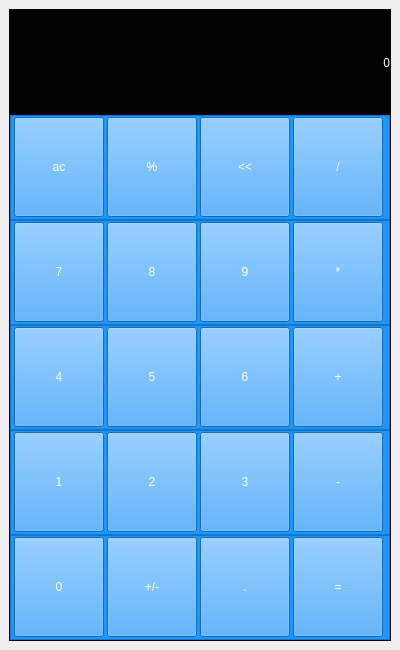
<?xml version="1.0" encoding="UTF-8"?>
<ui version="4.0">
 <class>MainWindow</class>
 <widget class="QMainWindow" name="MainWindow">
  <property name="geometry">
   <rect>
    <x>0</x>
    <y>0</y>
    <width>400</width>
    <height>650</height>
   </rect>
  </property>
  <property name="minimumSize">
   <size>
    <width>400</width>
    <height>650</height>
   </size>
  </property>
  <property name="maximumSize">
   <size>
    <width>400</width>
    <height>650</height>
   </size>
  </property>
  <property name="windowTitle">
   <string>Calculadora Python</string>
  </property>
  <widget class="QWidget" name="centralwidget">
   <layout class="QHBoxLayout" name="horizontalLayout">
    <item>
     <widget class="QFrame" name="frame">
      <property name="styleSheet">
       <string notr="true">background-color: rgb(0, 0, 0);</string>
      </property>
      <property name="frameShape">
       <enum>QFrame::StyledPanel</enum>
      </property>
      <property name="frameShadow">
       <enum>QFrame::Raised</enum>
      </property>
      <layout class="QVBoxLayout" name="verticalLayout">
       <property name="spacing">
        <number>0</number>
       </property>
       <property name="leftMargin">
        <number>0</number>
       </property>
       <property name="topMargin">
        <number>0</number>
       </property>
       <property name="rightMargin">
        <number>0</number>
       </property>
       <property name="bottomMargin">
        <number>0</number>
       </property>
       <item>
        <widget class="QLabel" name="outputLabel">
         <property name="styleSheet">
          <string notr="true">background-color: rgb(0, 0, 0);
font: 87 14pt &quot;Arial Black&quot;;
font: 87 40pt &quot;Arial Black&quot;;
color:#fff</string>
         </property>
         <property name="text">
          <string>0</string>
         </property>
         <property name="alignment">
          <set>Qt::AlignRight|Qt::AlignTrailing|Qt::AlignVCenter</set>
         </property>
         <property name="margin">
          <number>5</number>
         </property>
        </widget>
       </item>
       <item>
        <widget class="QFrame" name="frame_6">
         <property name="styleSheet">
          <string notr="true">background-color: rgb(30, 150, 255);
color: rgb(167, 224, 255);</string>
         </property>
         <property name="frameShape">
          <enum>QFrame::StyledPanel</enum>
         </property>
         <property name="frameShadow">
          <enum>QFrame::Raised</enum>
         </property>
         <layout class="QHBoxLayout" name="horizontalLayout_12">
          <property name="spacing">
           <number>0</number>
          </property>
          <property name="leftMargin">
           <number>0</number>
          </property>
          <property name="topMargin">
           <number>0</number>
          </property>
          <property name="rightMargin">
           <number>0</number>
          </property>
          <property name="bottomMargin">
           <number>0</number>
          </property>
          <item>
           <widget class="QPushButton" name="clearButtuon">
            <property name="minimumSize">
             <size>
              <width>90</width>
              <height>100</height>
             </size>
            </property>
            <property name="maximumSize">
             <size>
              <width>90</width>
              <height>100</height>
             </size>
            </property>
            <property name="styleSheet">
             <string notr="true">background-color: rgb(30, 150, 255);
color: rgb(255, 255, 255);
font: 87 18pt &quot;Arial Black&quot;;</string>
            </property>
            <property name="text">
             <string>ac</string>
            </property>
           </widget>
          </item>
          <item>
           <widget class="QPushButton" name="porcentagemButton">
            <property name="minimumSize">
             <size>
              <width>90</width>
              <height>100</height>
             </size>
            </property>
            <property name="maximumSize">
             <size>
              <width>90</width>
              <height>100</height>
             </size>
            </property>
            <property name="styleSheet">
             <string notr="true">background-color: rgb(30, 150, 255);
color: rgb(255, 255, 255);
font: 87 18pt &quot;Arial Black&quot;;</string>
            </property>
            <property name="text">
             <string>%</string>
            </property>
           </widget>
          </item>
          <item>
           <widget class="QPushButton" name="backspaceButton">
            <property name="minimumSize">
             <size>
              <width>90</width>
              <height>100</height>
             </size>
            </property>
            <property name="maximumSize">
             <size>
              <width>90</width>
              <height>100</height>
             </size>
            </property>
            <property name="styleSheet">
             <string notr="true">background-color: rgb(30, 150, 255);
color: rgb(255, 255, 255);
font: 87 18pt &quot;Arial Black&quot;;</string>
            </property>
            <property name="text">
             <string>&lt;&lt;</string>
            </property>
           </widget>
          </item>
          <item>
           <widget class="QPushButton" name="divisaoButton">
            <property name="minimumSize">
             <size>
              <width>90</width>
              <height>100</height>
             </size>
            </property>
            <property name="maximumSize">
             <size>
              <width>90</width>
              <height>100</height>
             </size>
            </property>
            <property name="styleSheet">
             <string notr="true">background-color: rgb(30, 150, 255);
color: rgb(255, 255, 255);
font: 87 18pt &quot;Arial Black&quot;;</string>
            </property>
            <property name="text">
             <string>/</string>
            </property>
           </widget>
          </item>
         </layout>
        </widget>
       </item>
       <item>
        <widget class="QFrame" name="frame_5">
         <property name="styleSheet">
          <string notr="true">background-color: rgb(30, 150, 255);
color: rgb(167, 224, 255);</string>
         </property>
         <property name="frameShape">
          <enum>QFrame::StyledPanel</enum>
         </property>
         <property name="frameShadow">
          <enum>QFrame::Raised</enum>
         </property>
         <layout class="QHBoxLayout" name="horizontalLayout_5">
          <property name="spacing">
           <number>0</number>
          </property>
          <property name="leftMargin">
           <number>0</number>
          </property>
          <property name="topMargin">
           <number>0</number>
          </property>
          <property name="rightMargin">
           <number>0</number>
          </property>
          <property name="bottomMargin">
           <number>0</number>
          </property>
          <item>
           <widget class="QPushButton" name="seteButton">
            <property name="minimumSize">
             <size>
              <width>90</width>
              <height>100</height>
             </size>
            </property>
            <property name="maximumSize">
             <size>
              <width>90</width>
              <height>100</height>
             </size>
            </property>
            <property name="styleSheet">
             <string notr="true">background-color: rgb(30, 150, 255);
color: rgb(255, 255, 255);
font: 87 18pt &quot;Arial Black&quot;;</string>
            </property>
            <property name="text">
             <string>7</string>
            </property>
           </widget>
          </item>
          <item>
           <widget class="QPushButton" name="oitoButton">
            <property name="minimumSize">
             <size>
              <width>90</width>
              <height>100</height>
             </size>
            </property>
            <property name="maximumSize">
             <size>
              <width>90</width>
              <height>100</height>
             </size>
            </property>
            <property name="styleSheet">
             <string notr="true">background-color: rgb(30, 150, 255);
color: rgb(255, 255, 255);
font: 87 18pt &quot;Arial Black&quot;;</string>
            </property>
            <property name="text">
             <string>8</string>
            </property>
           </widget>
          </item>
          <item>
           <widget class="QPushButton" name="noveButton">
            <property name="minimumSize">
             <size>
              <width>90</width>
              <height>100</height>
             </size>
            </property>
            <property name="maximumSize">
             <size>
              <width>90</width>
              <height>100</height>
             </size>
            </property>
            <property name="styleSheet">
             <string notr="true">background-color: rgb(30, 150, 255);
color: rgb(255, 255, 255);
font: 87 18pt &quot;Arial Black&quot;;</string>
            </property>
            <property name="text">
             <string>9</string>
            </property>
           </widget>
          </item>
          <item>
           <widget class="QPushButton" name="multiplicacaoButton">
            <property name="minimumSize">
             <size>
              <width>90</width>
              <height>100</height>
             </size>
            </property>
            <property name="maximumSize">
             <size>
              <width>90</width>
              <height>100</height>
             </size>
            </property>
            <property name="styleSheet">
             <string notr="true">background-color: rgb(30, 150, 255);
color: rgb(255, 255, 255);
font: 87 18pt &quot;Arial Black&quot;;</string>
            </property>
            <property name="text">
             <string>*</string>
            </property>
           </widget>
          </item>
         </layout>
        </widget>
       </item>
       <item>
        <widget class="QFrame" name="frame_4">
         <property name="styleSheet">
          <string notr="true">background-color: rgb(30, 150, 255);
color: rgb(167, 224, 255);</string>
         </property>
         <property name="frameShape">
          <enum>QFrame::StyledPanel</enum>
         </property>
         <property name="frameShadow">
          <enum>QFrame::Raised</enum>
         </property>
         <layout class="QHBoxLayout" name="horizontalLayout_4">
          <property name="spacing">
           <number>0</number>
          </property>
          <property name="leftMargin">
           <number>0</number>
          </property>
          <property name="topMargin">
           <number>0</number>
          </property>
          <property name="rightMargin">
           <number>0</number>
          </property>
          <property name="bottomMargin">
           <number>0</number>
          </property>
          <item>
           <widget class="QPushButton" name="quatroButton">
            <property name="minimumSize">
             <size>
              <width>90</width>
              <height>100</height>
             </size>
            </property>
            <property name="maximumSize">
             <size>
              <width>90</width>
              <height>100</height>
             </size>
            </property>
            <property name="styleSheet">
             <string notr="true">background-color: rgb(30, 150, 255);
color: rgb(255, 255, 255);
font: 87 18pt &quot;Arial Black&quot;;</string>
            </property>
            <property name="text">
             <string>4</string>
            </property>
           </widget>
          </item>
          <item>
           <widget class="QPushButton" name="cincoButton">
            <property name="minimumSize">
             <size>
              <width>90</width>
              <height>100</height>
             </size>
            </property>
            <property name="maximumSize">
             <size>
              <width>90</width>
              <height>100</height>
             </size>
            </property>
            <property name="styleSheet">
             <string notr="true">background-color: rgb(30, 150, 255);
color: rgb(255, 255, 255);
font: 87 18pt &quot;Arial Black&quot;;</string>
            </property>
            <property name="text">
             <string>5</string>
            </property>
           </widget>
          </item>
          <item>
           <widget class="QPushButton" name="seisButton">
            <property name="minimumSize">
             <size>
              <width>90</width>
              <height>100</height>
             </size>
            </property>
            <property name="maximumSize">
             <size>
              <width>90</width>
              <height>100</height>
             </size>
            </property>
            <property name="styleSheet">
             <string notr="true">background-color: rgb(30, 150, 255);
color: rgb(255, 255, 255);
font: 87 18pt &quot;Arial Black&quot;;</string>
            </property>
            <property name="text">
             <string>6</string>
            </property>
           </widget>
          </item>
          <item>
           <widget class="QPushButton" name="adicaoButton">
            <property name="minimumSize">
             <size>
              <width>90</width>
              <height>100</height>
             </size>
            </property>
            <property name="maximumSize">
             <size>
              <width>90</width>
              <height>100</height>
             </size>
            </property>
            <property name="styleSheet">
             <string notr="true">background-color: rgb(30, 150, 255);
color: rgb(255, 255, 255);
font: 87 18pt &quot;Arial Black&quot;;</string>
            </property>
            <property name="text">
             <string>+</string>
            </property>
           </widget>
          </item>
         </layout>
        </widget>
       </item>
       <item>
        <widget class="QFrame" name="frame_3">
         <property name="styleSheet">
          <string notr="true">background-color: rgb(30, 150, 255);
color: rgb(167, 224, 255);</string>
         </property>
         <property name="frameShape">
          <enum>QFrame::StyledPanel</enum>
         </property>
         <property name="frameShadow">
          <enum>QFrame::Raised</enum>
         </property>
         <layout class="QHBoxLayout" name="horizontalLayout_3">
          <property name="spacing">
           <number>0</number>
          </property>
          <property name="leftMargin">
           <number>0</number>
          </property>
          <property name="topMargin">
           <number>0</number>
          </property>
          <property name="rightMargin">
           <number>0</number>
          </property>
          <property name="bottomMargin">
           <number>0</number>
          </property>
          <item>
           <widget class="QPushButton" name="umButton">
            <property name="minimumSize">
             <size>
              <width>90</width>
              <height>100</height>
             </size>
            </property>
            <property name="maximumSize">
             <size>
              <width>90</width>
              <height>100</height>
             </size>
            </property>
            <property name="styleSheet">
             <string notr="true">background-color: rgb(30, 150, 255);
color: rgb(255, 255, 255);
font: 87 18pt &quot;Arial Black&quot;;</string>
            </property>
            <property name="text">
             <string>1</string>
            </property>
           </widget>
          </item>
          <item>
           <widget class="QPushButton" name="doisButton">
            <property name="minimumSize">
             <size>
              <width>90</width>
              <height>100</height>
             </size>
            </property>
            <property name="maximumSize">
             <size>
              <width>90</width>
              <height>100</height>
             </size>
            </property>
            <property name="styleSheet">
             <string notr="true">background-color: rgb(30, 150, 255);
color: rgb(255, 255, 255);
font: 87 18pt &quot;Arial Black&quot;;</string>
            </property>
            <property name="text">
             <string>2</string>
            </property>
           </widget>
          </item>
          <item>
           <widget class="QPushButton" name="tresButton">
            <property name="minimumSize">
             <size>
              <width>90</width>
              <height>100</height>
             </size>
            </property>
            <property name="maximumSize">
             <size>
              <width>90</width>
              <height>100</height>
             </size>
            </property>
            <property name="styleSheet">
             <string notr="true">background-color: rgb(30, 150, 255);
color: rgb(255, 255, 255);
font: 87 18pt &quot;Arial Black&quot;;</string>
            </property>
            <property name="text">
             <string>3</string>
            </property>
           </widget>
          </item>
          <item>
           <widget class="QPushButton" name="subtracaoButton">
            <property name="minimumSize">
             <size>
              <width>90</width>
              <height>100</height>
             </size>
            </property>
            <property name="maximumSize">
             <size>
              <width>90</width>
              <height>100</height>
             </size>
            </property>
            <property name="styleSheet">
             <string notr="true">background-color: rgb(30, 150, 255);
color: rgb(255, 255, 255);
font: 87 18pt &quot;Arial Black&quot;;</string>
            </property>
            <property name="text">
             <string>-</string>
            </property>
           </widget>
          </item>
         </layout>
        </widget>
       </item>
       <item>
        <widget class="QFrame" name="frame_2">
         <property name="styleSheet">
          <string notr="true">background-color: rgb(30, 150, 255);
color: rgb(167, 224, 255);</string>
         </property>
         <property name="frameShape">
          <enum>QFrame::StyledPanel</enum>
         </property>
         <property name="frameShadow">
          <enum>QFrame::Raised</enum>
         </property>
         <layout class="QHBoxLayout" name="horizontalLayout_2">
          <property name="spacing">
           <number>0</number>
          </property>
          <property name="leftMargin">
           <number>0</number>
          </property>
          <property name="topMargin">
           <number>0</number>
          </property>
          <property name="rightMargin">
           <number>0</number>
          </property>
          <property name="bottomMargin">
           <number>0</number>
          </property>
          <item>
           <widget class="QPushButton" name="zeroButton">
            <property name="minimumSize">
             <size>
              <width>90</width>
              <height>100</height>
             </size>
            </property>
            <property name="maximumSize">
             <size>
              <width>90</width>
              <height>100</height>
             </size>
            </property>
            <property name="styleSheet">
             <string notr="true">background-color: rgb(30, 150, 255);
color: rgb(255, 255, 255);
font: 87 18pt &quot;Arial Black&quot;;</string>
            </property>
            <property name="text">
             <string>0</string>
            </property>
           </widget>
          </item>
          <item>
           <widget class="QPushButton" name="maisMenosButton">
            <property name="minimumSize">
             <size>
              <width>90</width>
              <height>100</height>
             </size>
            </property>
            <property name="maximumSize">
             <size>
              <width>90</width>
              <height>100</height>
             </size>
            </property>
            <property name="styleSheet">
             <string notr="true">background-color: rgb(30, 150, 255);
color: rgb(255, 255, 255);
font: 87 18pt &quot;Arial Black&quot;;</string>
            </property>
            <property name="text">
             <string>+/-</string>
            </property>
           </widget>
          </item>
          <item>
           <widget class="QPushButton" name="pontoButton">
            <property name="minimumSize">
             <size>
              <width>90</width>
              <height>100</height>
             </size>
            </property>
            <property name="maximumSize">
             <size>
              <width>90</width>
              <height>100</height>
             </size>
            </property>
            <property name="styleSheet">
             <string notr="true">background-color: rgb(30, 150, 255);
color: rgb(255, 255, 255);
font: 87 18pt &quot;Arial Black&quot;;</string>
            </property>
            <property name="text">
             <string>.</string>
            </property>
           </widget>
          </item>
          <item>
           <widget class="QPushButton" name="igualButton">
            <property name="minimumSize">
             <size>
              <width>90</width>
              <height>100</height>
             </size>
            </property>
            <property name="maximumSize">
             <size>
              <width>90</width>
              <height>100</height>
             </size>
            </property>
            <property name="styleSheet">
             <string notr="true">background-color: rgb(30, 150, 255);
color: rgb(255, 255, 255);
font: 87 18pt &quot;Arial Black&quot;;</string>
            </property>
            <property name="text">
             <string>=</string>
            </property>
           </widget>
          </item>
         </layout>
        </widget>
       </item>
      </layout>
     </widget>
    </item>
   </layout>
  </widget>
 </widget>
 <resources/>
 <connections/>
</ui>
